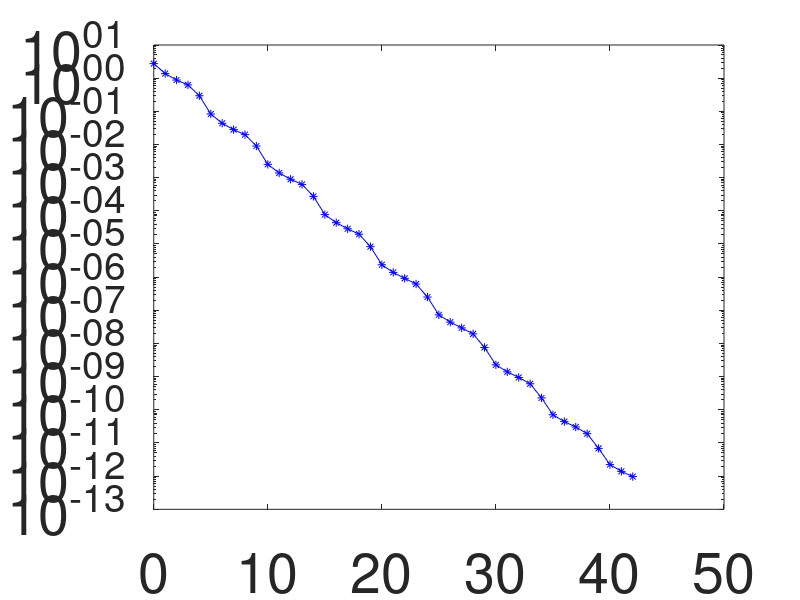

Recreate this plot in MATLAB.
clear

% initialisation
% using SOR to solve Au=b for this matrix may diverge
% A=[  8    2   0
%      3   -5   7
%      -2   1   9]; % Non-SPD

A=[  8   3   0
     3   5   2
     0   2   9];   % This A is SPD

b=[12
   14
   27];

N=size(A,1);       % get the size of A

u0=[0 2 1]';       % the initial guess

omega=1.5;    % 0<omega<2     % the omega parameter in SOR

% extract the lower triangular entries from A to form a lower triangular matrix
L = tril(A,-1);
D=diag(diag(A));   % get the diagonal part of A
U=A-L-D;           % get the remaining part of A

k=0;               % k is the iteration number, starting from 0
resarray=[];       % record the residual

while 1
    u1=(D+omega*L)\(omega*b-(omega*U+(omega-1)*D)*u0);  % SOR method
    
    res=norm(u0-u1);            % calculate the norm
    resarray=[resarray res];    % record the residual
    
    if res<10^-12               % exiting condition
        break
    end
    
    u0=u1;                      % update u0 with u1, so that in next iteration, u0 is u1
    
    k=k+1;                      % iteration number adds one
    disp(['Finish iteration ' num2str(k) '. res = ' num2str(res)])
end

figure
semilogy(0:k,resarray,'-*b')
set(gca,'FontSize',40)

% The matrix G and its eigenvalues
G=-(D+omega*L)\(omega*U+(omega-1)*D);
Lambda=eig(G);

%plot a circle
% theta=0:0.02:2*pi;
% x = 1*cos(theta); y=1*sin(theta);
% 
% figure
% plot([-1.5 1.5],[0 0],'-k')
% hold on
% plot([0 0],[-1.5 1.5],'-k')
% plot(x,y,'-b')
% axis equal
% xlabel('Re(\sigma)');ylabel('Im(\sigma)')
% set(gca,'FontSize',30)
